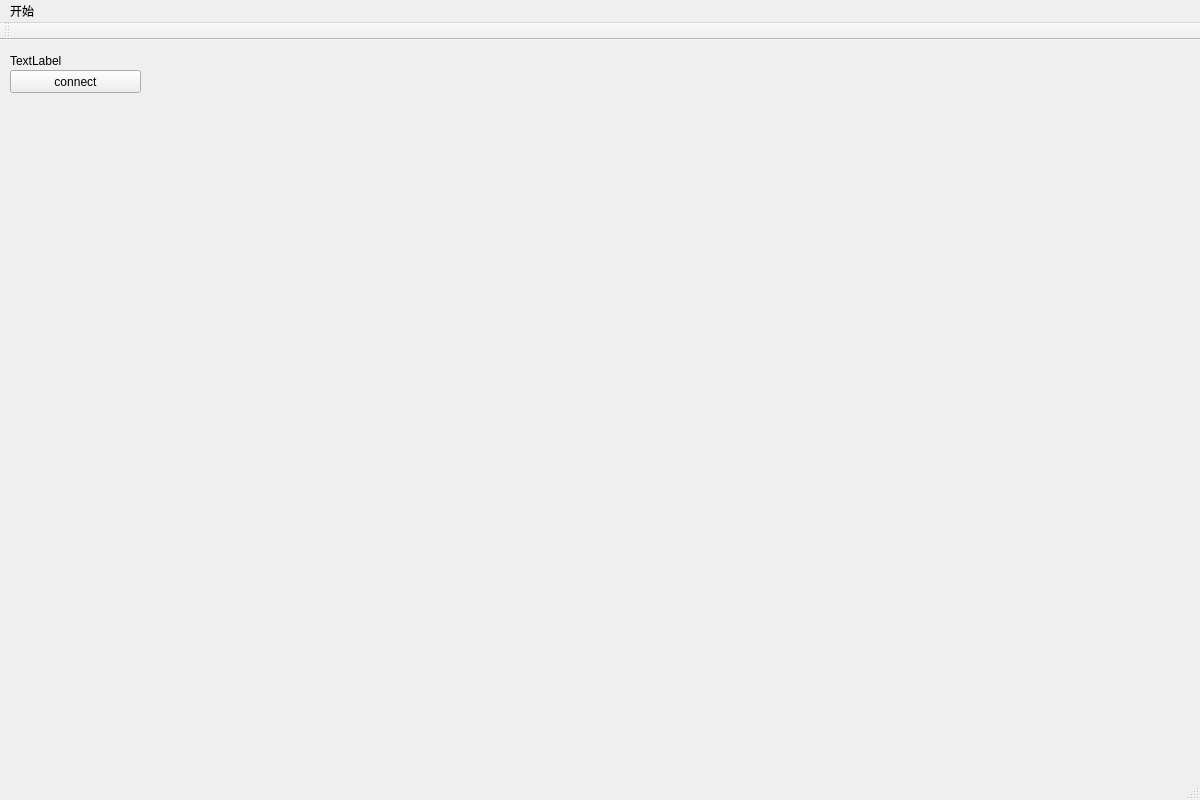
<?xml version="1.0" encoding="UTF-8"?>
<ui version="4.0">
 <class>MainWindow</class>
 <widget class="QMainWindow" name="MainWindow">
  <property name="geometry">
   <rect>
    <x>0</x>
    <y>0</y>
    <width>1200</width>
    <height>800</height>
   </rect>
  </property>
  <property name="windowTitle">
   <string>MainWindow</string>
  </property>
  <widget class="QWidget" name="centralWidget">
   <widget class="QLabel" name="label_connect">
    <property name="geometry">
     <rect>
      <x>10</x>
      <y>10</y>
      <width>141</width>
      <height>21</height>
     </rect>
    </property>
    <property name="text">
     <string>TextLabel</string>
    </property>
   </widget>
   <widget class="QPushButton" name="pbtn_connect">
    <property name="geometry">
     <rect>
      <x>10</x>
      <y>30</y>
      <width>131</width>
      <height>23</height>
     </rect>
    </property>
    <property name="text">
     <string>connect</string>
    </property>
   </widget>
  </widget>
  <widget class="QToolBar" name="mainToolBar">
   <attribute name="toolBarArea">
    <enum>TopToolBarArea</enum>
   </attribute>
   <attribute name="toolBarBreak">
    <bool>false</bool>
   </attribute>
  </widget>
  <widget class="QStatusBar" name="statusBar"/>
  <widget class="QMenuBar" name="menuBar">
   <property name="geometry">
    <rect>
     <x>0</x>
     <y>0</y>
     <width>1200</width>
     <height>23</height>
    </rect>
   </property>
   <widget class="QMenu" name="menu">
    <property name="title">
     <string>开始</string>
    </property>
    <addaction name="actionFpga"/>
    <addaction name="actionLocal"/>
   </widget>
   <addaction name="menu"/>
  </widget>
  <action name="actionFpga">
   <property name="checkable">
    <bool>true</bool>
   </property>
   <property name="text">
    <string>fpga</string>
   </property>
  </action>
  <action name="actionLocal">
   <property name="checkable">
    <bool>true</bool>
   </property>
   <property name="text">
    <string>local</string>
   </property>
  </action>
 </widget>
 <layoutdefault spacing="6" margin="11"/>
 <resources/>
 <connections/>
</ui>
